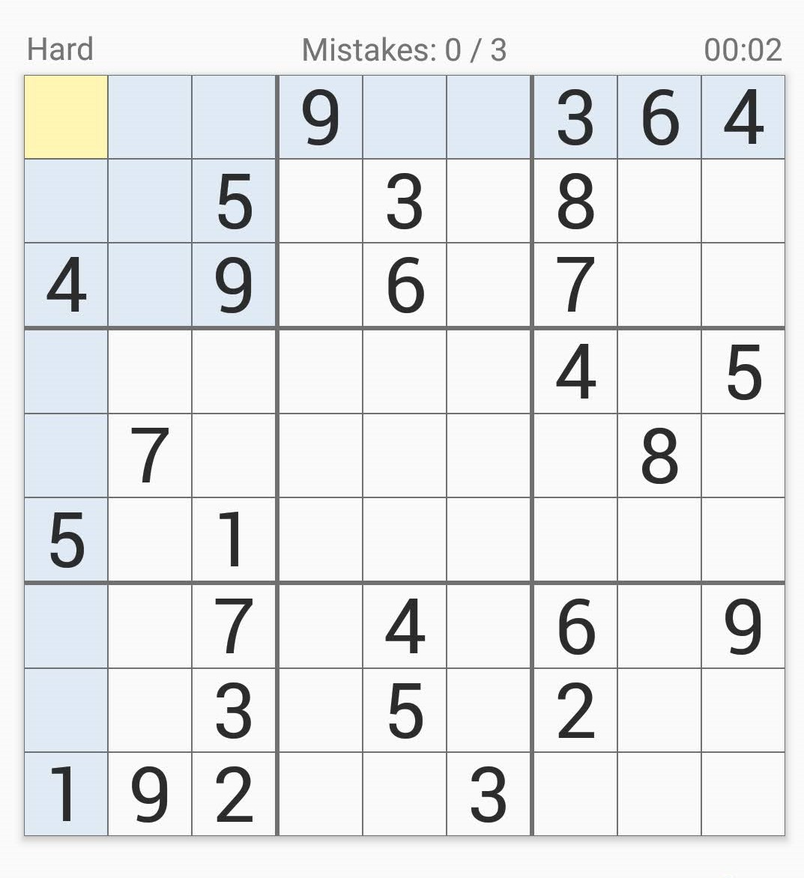
#> input picture sudoku images/1.png, 804 x 878 px, shrunk from 1073 x 1172 before the run
$ python -i utils.py   (imports and definitions only)
#> lines starting #> are read from the running program, lines starting #| are printed output that depends on the picture; after the words box and inside, x2 and y2 are one past the last pixel; in counts of white or black regions, pixels touching at a corner belong together
#> further down, picture is the input picture: shape (878, 804, 3); mean B, G, R 234.9, 233.5, 231.7
import cv2
import imutils
import numpy as np
import matplotlib.pyplot as plt

from imutils.perspective import four_point_transform
from skimage.segmentation import clear_border

def find_puzzle(img):
    real = img.copy()
    gray = cv2.cvtColor(img, cv2.COLOR_BGR2GRAY)
    blur = cv2.GaussianBlur(gray, (7, 7), 1)

    thresh = cv2.adaptiveThreshold(blur, 255, cv2.ADAPTIVE_THRESH_GAUSSIAN_C, cv2.THRESH_BINARY, 11, 2)
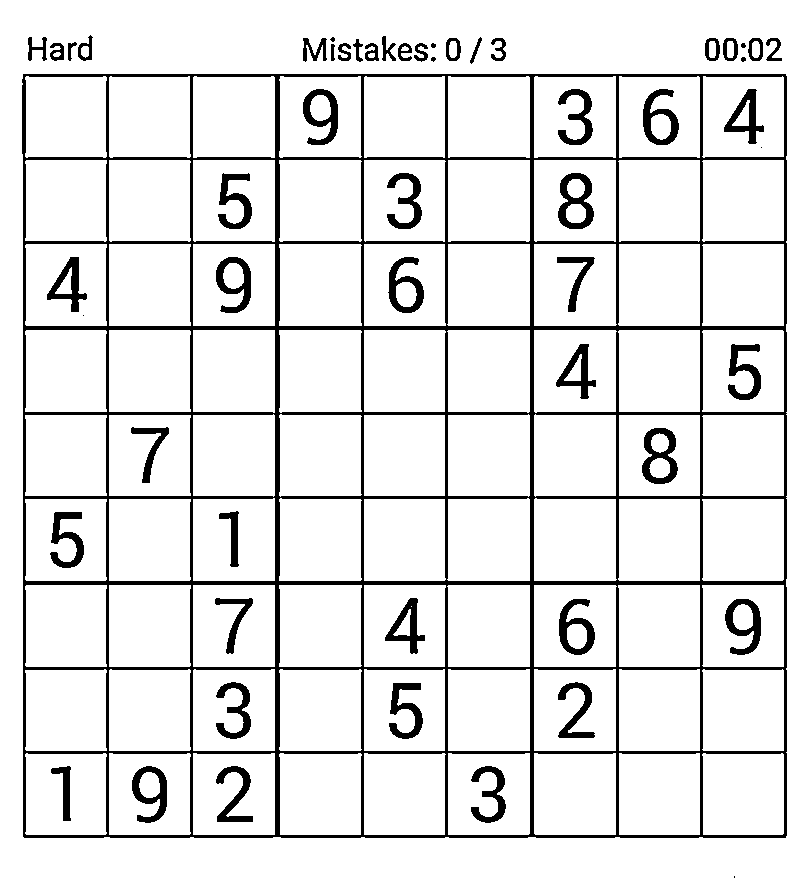
#> thresh: shape (878, 804); 89.6% white; 56 black regions (5 under 20 px), largest, box (x1, y1, x2, y2) and area: (22, 74, 787, 838) 48016, (558, 173, 594, 229) 990, (642, 428, 678, 484) 982
    thresh = cv2.bitwise_not(thresh)
#> thresh: shape (878, 804); 10.4% white; 56 white regions (5 under 20 px)
    cnts = cv2.findContours(thresh.copy(), cv2.RETR_EXTERNAL, cv2.CHAIN_APPROX_SIMPLE)
#> cnts = 26 contours, 6 with area under 20; largest, box (x1, y1, x2, y2) and area: (22, 74, 787, 838) 582166, (446, 38, 461, 61) 273, (723, 38, 738, 61) 272, (705, 38, 720, 61) 271, (748, 38, 763, 61) 269
    cnts = imutils.grab_contours(cnts)
    cnts = sorted(cnts, key=cv2.contourArea, reverse=True)
    puzzle_cnt = None
    for c in cnts:
        peri = cv2.arcLength(c, True)
        approx = cv2.approxPolyDP(c, 0.02 * peri, True)
        if len(approx) == 4:
            puzzle_cnt = approx
            break
#> this loop made 1 pass
#> (peri, puzzle_cnt) on pass 1: (3066.8, [[23, 74], [23, 836], [785, 837], [785, 74]])
    if puzzle_cnt is None:
        raise Exception(("Could not find Sudoku puzzle outline.Try debugging your thresholding and contour steps."))
    cv2.drawContours(real, [puzzle_cnt], -1, (0, 255, 0), 2)
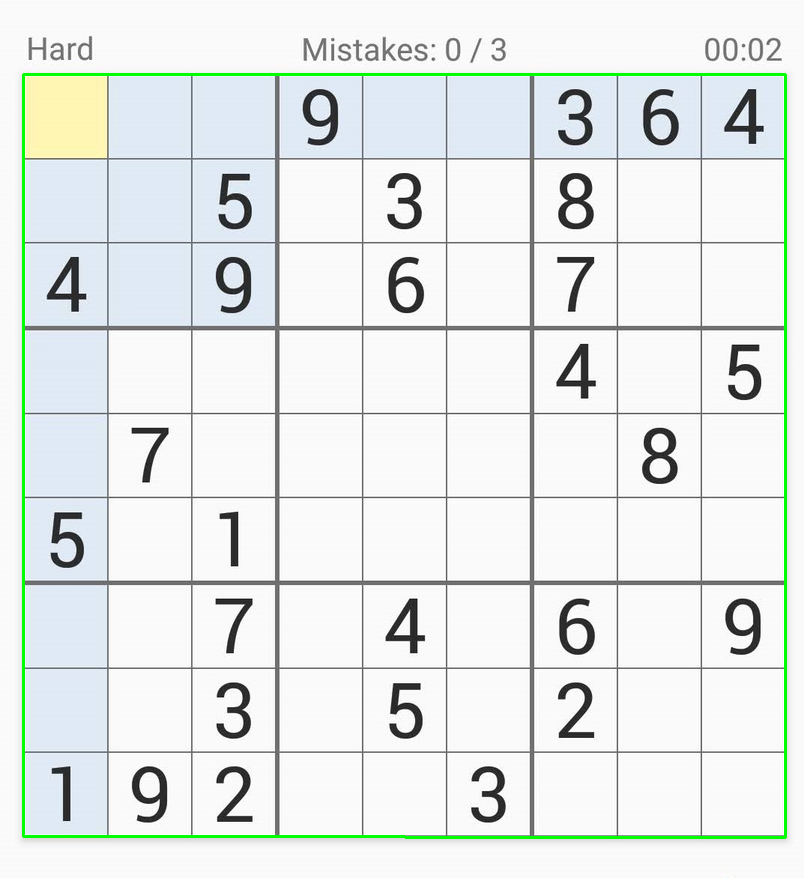
#> real: shape (878, 804, 3); 1.3% of pixels changed, all inside (x1, y1, x2, y2) = (22, 73, 787, 839)
    puzzle = four_point_transform(img, puzzle_cnt.reshape(4, 2))
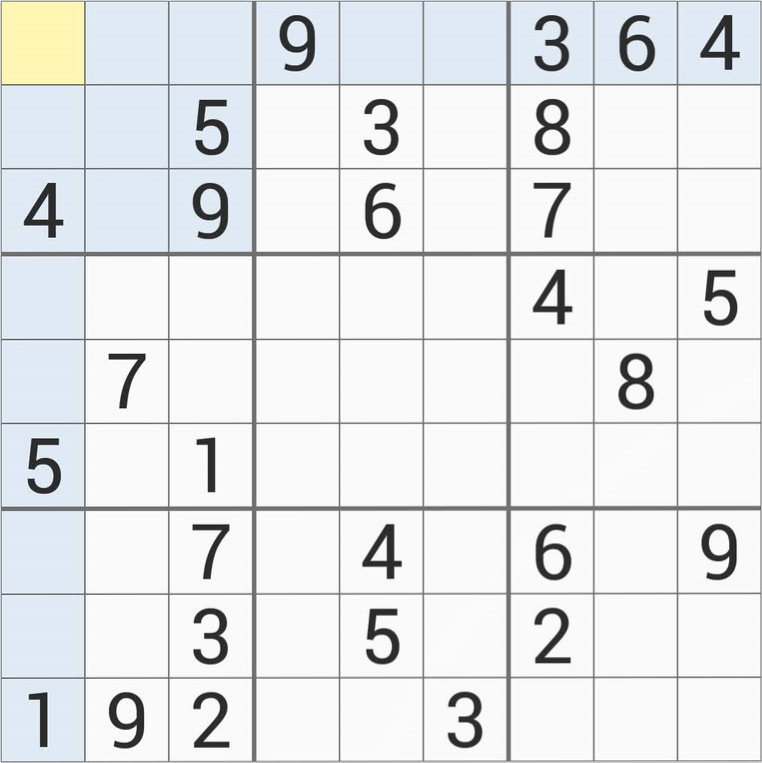
#> puzzle: shape (763, 762, 3); mean B, G, R 232.8, 231.1, 228.9
    warped = four_point_transform(gray, puzzle_cnt.reshape(4, 2))
    return puzzle, warped

def extract_digit(cell):
    thresh = cv2.threshold(cell,0,255,cv2.THRESH_BINARY_INV|cv2.THRESH_OTSU)[1]
    thresh = clear_border(thresh) #just clear the extra white pixels along the border
    cnts = cv2.findContours(thresh.copy(), cv2.RETR_EXTERNAL,cv2.CHAIN_APPROX_SIMPLE)
    cnts = imutils.grab_contours(cnts)
    # if no contours were found than this is an empty cell
    if len(cnts) == 0:return None
    # otherwise, find the largest contour in the cell and create a mask for the contour
    c = max(cnts, key=cv2.contourArea)
    mask = np.zeros(thresh.shape, dtype="uint8")
    cv2.drawContours(mask, [c], -1, 255, -1)
    (h, w) = thresh.shape
    percentFilled = cv2.countNonZero(mask) / float(w * h)
    # if less than 3% of the mask is filled then we are looking at noise and can safely ignore the contour
    if percentFilled < 0.03:return None
    # apply the mask to the thresholded cell
    digit = cv2.bitwise_and(thresh, thresh, mask=mask)
    kernel = np.ones((1,1),np.uint8)
    digit = cv2.dilate(digit,kernel,iterations=1)
    # return the digit to the calling function
    return digit


def display_numbers_on_board(board,puzzle, cell_locs):
    x = puzzle.copy()
    k = 0
    for i in range(9):
        for j in range(9):
            startX,startY,endX,endY = cell_locs[k]
            testX = int((endX - startX) * 0.33)
            testY = int((endY - startY) * -0.2)
            testX += startX
            testY += endY
            cv2.putText(x,str(board[i][j]),(testX,testY),cv2.FONT_HERSHEY_SIMPLEX,0.9,(0,0,255),2)
            k+=1
    plt.figure(figsize=(10,8))
    plt.imshow(x)
    plt.xticks([])
    plt.yticks([])
    plt.show()
    return x

>>> import cv2
>>> picture = cv2.imread('sudoku images/1.png')
>>> result = find_puzzle(picture)

$ run again, on sudoku images/2.png
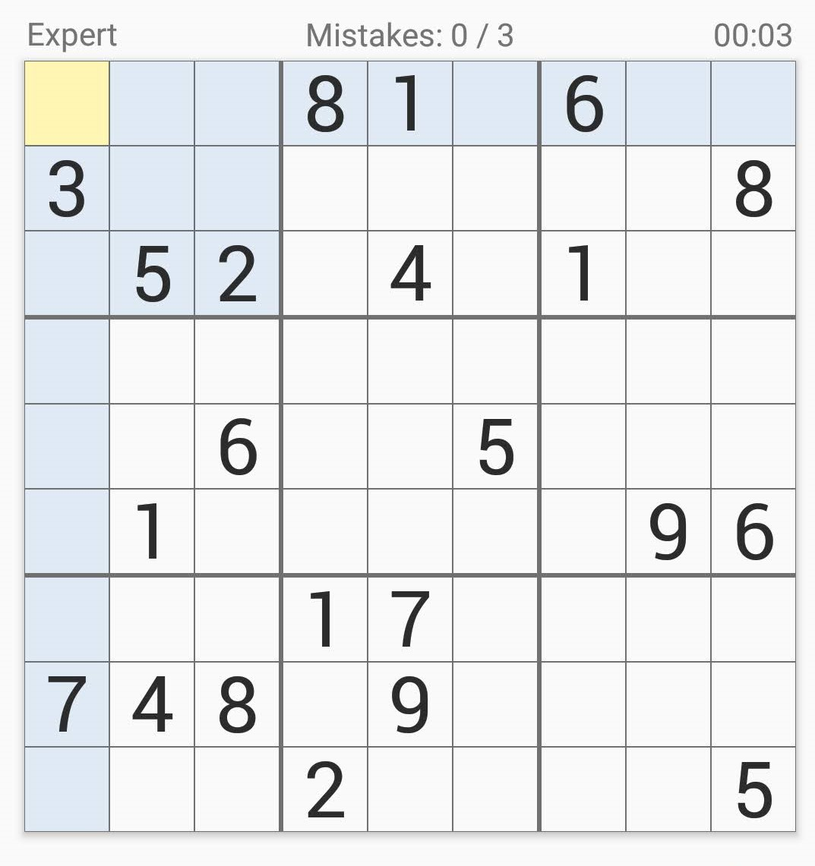
#> input picture sudoku images/2.png, 815 x 866 px, shrunk from 1073 x 1141 before the run
#> picture is the input picture: shape (866, 815, 3); mean B, G, R 236, 234.5, 232.6
#> in find_puzzle, `thresh = cv2.adaptiveThreshold(blur, 255, cv2.ADAPTIVE_THRESH_GAUSSIAN..`:
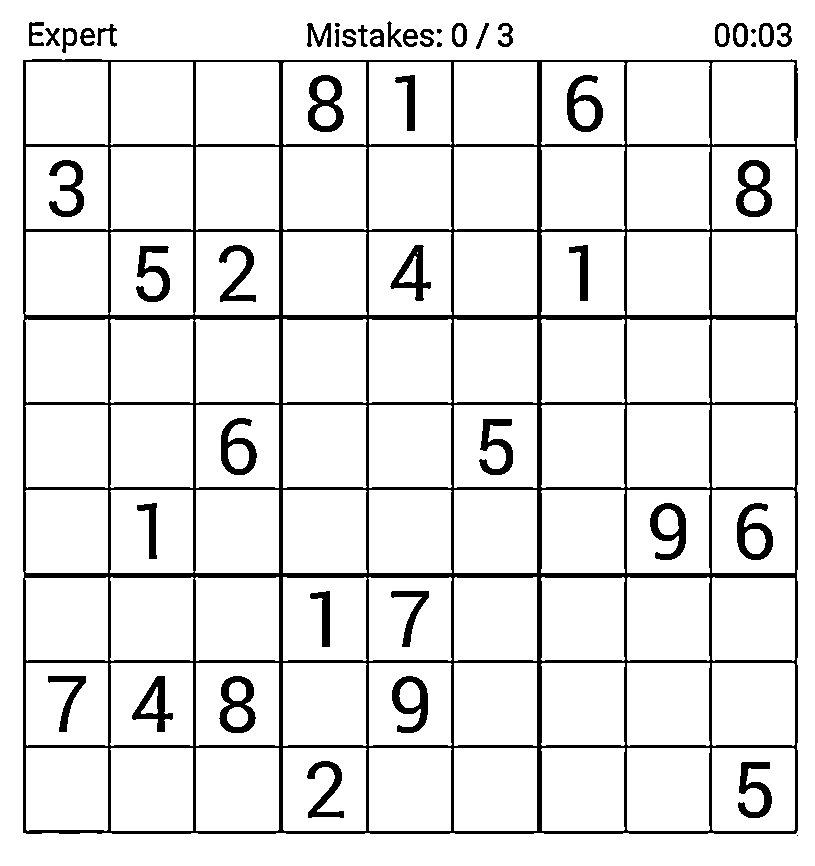
#> thresh: shape (866, 815); 90% white; 49 black regions (4 under 20 px), largest, box (x1, y1, x2, y2) and area: (23, 59, 798, 834) 49421, (219, 676, 256, 733) 1019, (736, 160, 772, 217) 1011
#> cnts = 27 contours, 6 with area under 20; largest, box (x1, y1, x2, y2) and area: (23, 59, 798, 834) 598182, (452, 23, 467, 47) 284, (733, 23, 748, 47) 283, (759, 23, 774, 47) 281, (715, 23, 730, 47) 277
#> the loop in find_puzzle, `for c in cnts:` made 1 pass
#> (peri, puzzle_cnt) on pass 1: (3111.5, [[23, 60], [23, 832], [795, 833], [796, 60]])
#> real: shape (866, 815, 3); 1.31% of pixels changed, all inside (x1, y1, x2, y2) = (22, 59, 798, 835)
#> in find_puzzle, `puzzle = four_point_transform(img, puzzle_cnt.reshape(4, 2))`:
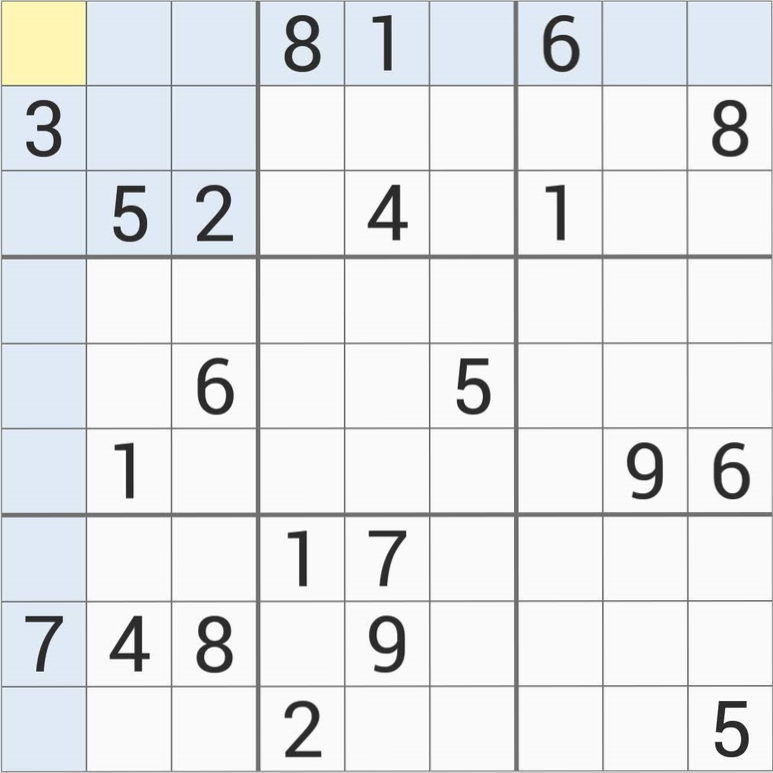
#> puzzle: shape (773, 773, 3); mean B, G, R 234.6, 232.9, 230.7

$ run again, on sudoku images/3.png
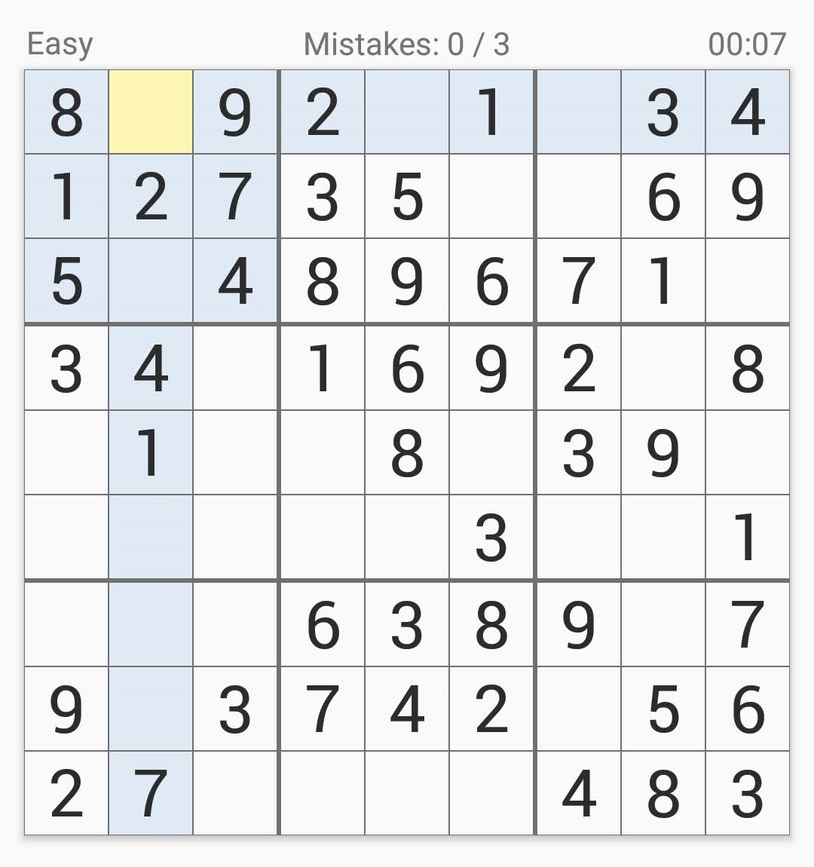
#> input picture sudoku images/3.png, 814 x 867 px, shrunk from 1080 x 1150 before the run
#> picture is the input picture: shape (867, 814, 3); mean B, G, R 232.6, 231.3, 229.5
#> in find_puzzle, `thresh = cv2.adaptiveThreshold(blur, 255, cv2.ADAPTIVE_THRESH_GAUSSIAN..`:
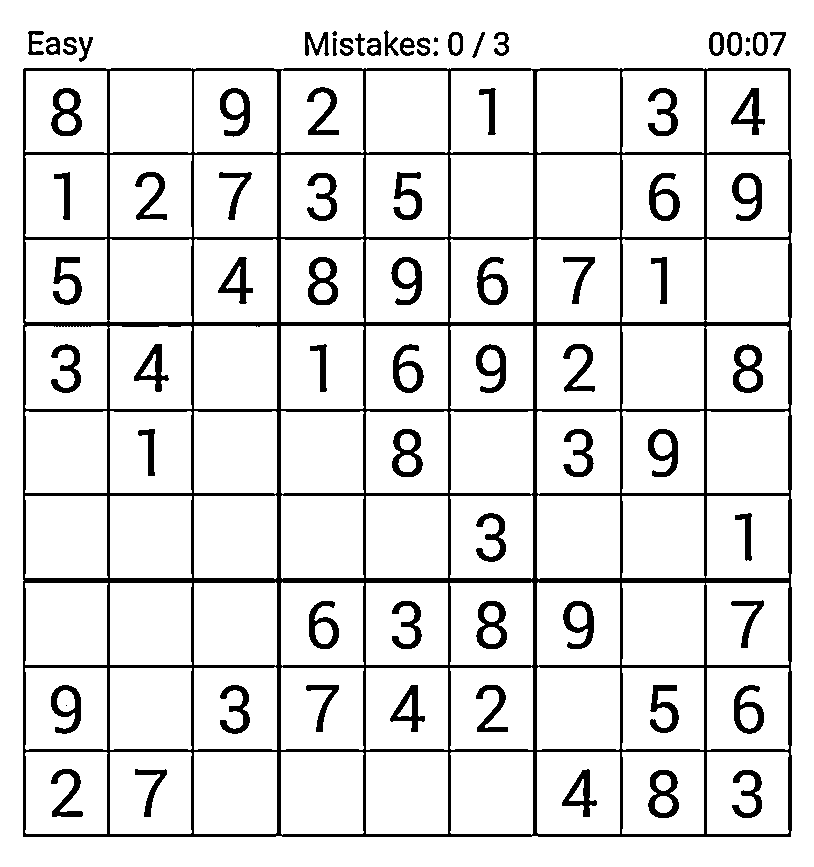
#> thresh: shape (867, 814); 88.5% white; 76 black regions (6 under 20 px), largest, box (x1, y1, x2, y2) and area: (23, 68, 792, 837) 48794, (733, 344, 763, 393) 732, (648, 770, 679, 818) 729
#> cnts = 25 contours, 5 with area under 20; largest, box (x1, y1, x2, y2) and area: (23, 68, 792, 837) 589598, (753, 32, 768, 56) 282, (727, 32, 742, 56) 280, (709, 32, 724, 56) 280, (448, 32, 463, 56) 280
#> the loop in find_puzzle, `for c in cnts:` made 1 pass
#> (peri, puzzle_cnt) on pass 1: (3089.5, [[24, 68], [23, 836], [790, 836], [790, 69]])
#> real: shape (867, 814, 3); 1.3% of pixels changed, all inside (x1, y1, x2, y2) = (22, 67, 792, 838)
#> in find_puzzle, `puzzle = four_point_transform(img, puzzle_cnt.reshape(4, 2))`:
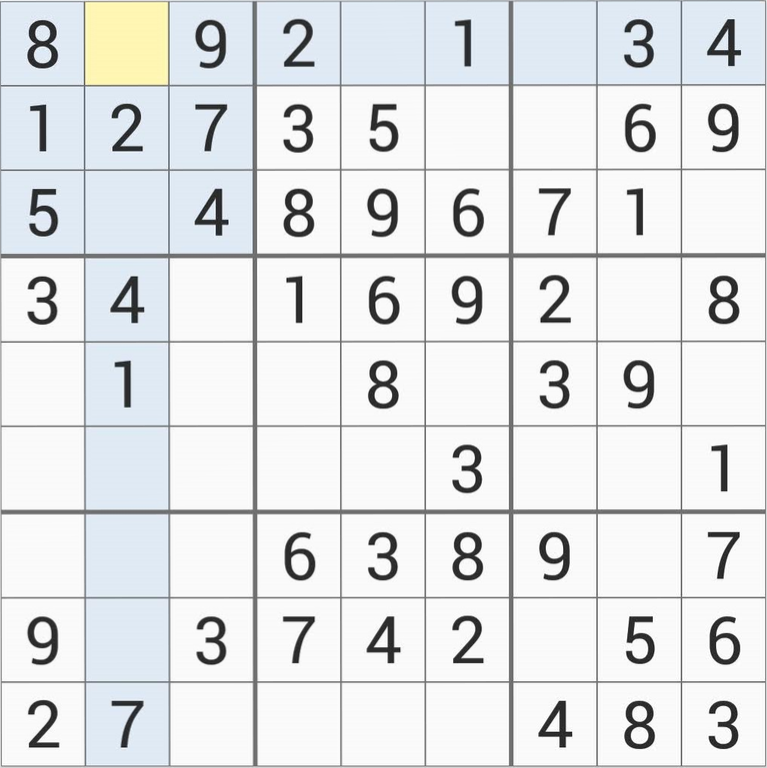
#> puzzle: shape (768, 767, 3); mean B, G, R 230.3, 228.8, 226.7

$ run again, on sudoku images/4.png
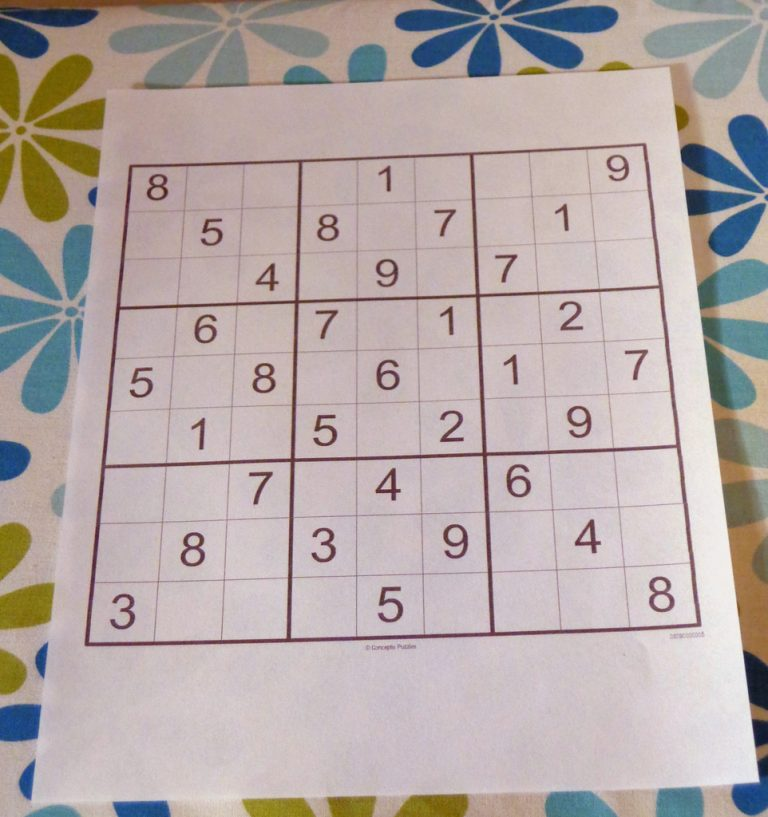
#> input picture sudoku images/4.png, 768 x 817 px
#> picture is the input picture: shape (817, 768, 3); mean B, G, R 167.4, 169, 180.5
#> in find_puzzle, `thresh = cv2.adaptiveThreshold(blur, 255, cv2.ADAPTIVE_THRESH_GAUSSIAN..`:
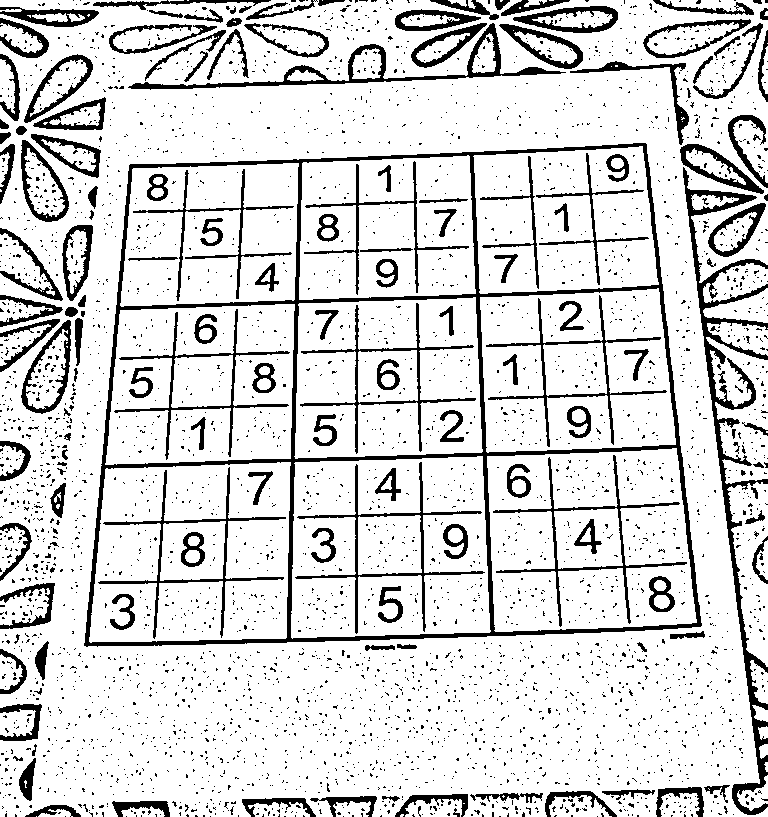
#> thresh: shape (817, 768); 84.7% white; 3753 black regions (3599 under 20 px), largest, box (x1, y1, x2, y2) and area: (84, 143, 702, 647) 16408, (683, 167, 768, 815) 6961, (128, 23, 566, 90) 2902
#> cnts = 2493 contours, 2408 with area under 20; largest, box (x1, y1, x2, y2) and area: (84, 143, 702, 647) 273476, (683, 167, 768, 815) 6040, (128, 23, 566, 90) 4004, (21, 320, 71, 414) 2768, (21, 140, 69, 222) 2384
#> the loop in find_puzzle, `for c in cnts:` made 1 pass
#> (peri, puzzle_cnt) on pass 1: (2160, [[646, 144], [130, 164], [84, 645], [700, 626]])
#> real: shape (817, 768, 3); 1% of pixels changed, all inside (x1, y1, x2, y2) = (83, 143, 702, 647)
#> in find_puzzle, `warped = four_point_transform(gray, puzzle_cnt.reshape(4, 2))`:
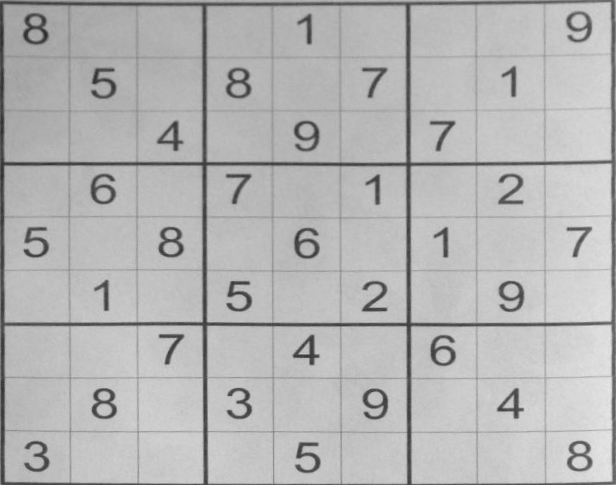
#> warped: shape (485, 616); min 40, max 233, mean 181.3
